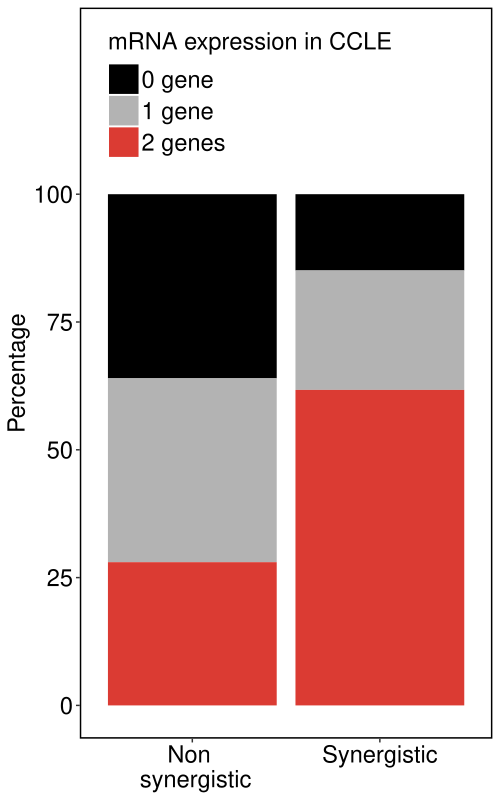

Source code (R):
require(dplyr)
require(magrittr)
require(tidyr)
require(tibble)
require(purrr)
require(taigr)
require(celllinemapr)
require(ggrepel)
require(plotly)
options(stringsAsFactors = F)
#===== Expression versus synergy =====
CCLE.expression <- load.from.taiga(data.name='public-20q1-c3b6', data.version=10, data.file='CCLE_expression')
sample.info <- load.from.taiga(data.name='public-20q1-c3b6', data.version=10, data.file='sample_info')
expr_cl <- CCLE.expression[sample.info%>%
  filter(CCLE_Name %in% colnames(fdr_Scores))%>%
  pull(DepMap_ID),]%>%
  t()%>%
  as.data.frame()%>%
  rownames_to_column("gene")%>%
  gather(DepMap_ID,log2tpm,-gene)%>%
  mutate(gene = gsub(" \\(.*","",gene))%>%
  inner_join(sample.info%>%select(stripped_cell_line_name,DepMap_ID),by="DepMap_ID")%>%
  select(gene,log2tpm,Cell.line = stripped_cell_line_name)
fdr_Scores <- readRDS("Data/LatestScores.rds")$fdr_sensitive_lethality
fdr_Scores%<>%replace(is.na(.), 1)%>%.[grep("AAVS1|TRIM",rownames(fdr_Scores),invert = T,value=T),]
expr_profile <- fdr_Scores%>%
  as.data.frame()%>%
  rownames_to_column("pair")%>%
  gather(Cell.line,fdr,-pair)%>%
  mutate(Cell.line = gsub("\\_.*","",Cell.line))%>%
  filter(!grepl("AAVS1|TRIM",pair))%>%
  separate(pair,into = c("symbol1","symbol2"),sep = ";",remove = F)%>%
  mutate(signif = case_when(fdr < 0.05~"yes",
                            fdr>0.2~"no",
                            TRUE~"others"))%>%
  select(-fdr)%>%
  gather(side,gene,-pair,-Cell.line,-signif)%>%
  inner_join(expr_cl,by=c("gene","Cell.line"))%>%
  mutate(exprLevel = case_when(log2tpm < log2(5)~0,TRUE~1))%>%
  group_by(pair,Cell.line,signif)%>%
  summarize(exprno=sum(exprLevel))%>%
  mutate(exprno = case_when(exprno<=1~paste0(exprno," gene"),
                            TRUE~paste0(exprno," genes")))%>%
  group_by(signif,exprno)%>%
  summarise(n=n())%>%
  filter(signif !="others")

expr_profile%>%
  inner_join(expr_profile%>%
               group_by(signif)%>%
               summarize(n_total = sum(n)),by="signif")%>%
  mutate(perc = round(n*100/n_total,2))%>%
  mutate(exprno = factor(exprno))%>%
  ggplot(.,aes(fill=exprno, y=perc, x=signif)) + 
  geom_bar(position="stack", stat="identity")+
  scale_fill_manual(values = c("black","gray70","#db3b33"),name = "mRNA expression in CCLE")+
  scale_y_continuous(limits = c(0,130),breaks = seq(0,100,25))+
  scale_x_discrete(labels = c("Non \n synergistic","Synergistic"))+
  theme(
    plot.title = element_text(color='black', hjust = 0.5),
    plot.background = element_blank(),
    panel.background = element_blank(),
    panel.border = element_rect(color = "black", size = 1, fill = NA),
    panel.grid = element_blank(),
    axis.text = element_text(color='black',size=rel(1.5),family = "Helvetica"),
    axis.title = element_text(color='black',size=rel(1.5),family = "Helvetica"),
    legend.position = c(0.05, 0.98),
    legend.justification = c("left", "top"),
    legend.box.just = "left",
    legend.text=element_text(size=rel(1.5),family = "Helvetica"),
    legend.direction = "vertical",
    legend.title = element_text(size=rel(1.5),family = "Helvetica"),
    legend.key = element_rect(color = NA, fill = NA),
    legend.key.size = unit(0.8, "cm"),
    legend.spacing.x = unit(0.05, "cm")
  )+labs(x=NULL,y="Percentage")
ggsave(filename = "Fig S3e CCLE expression versus synergy/FigS3e_Hits_ExprCategory_stack.pdf",width=5,height=8)
